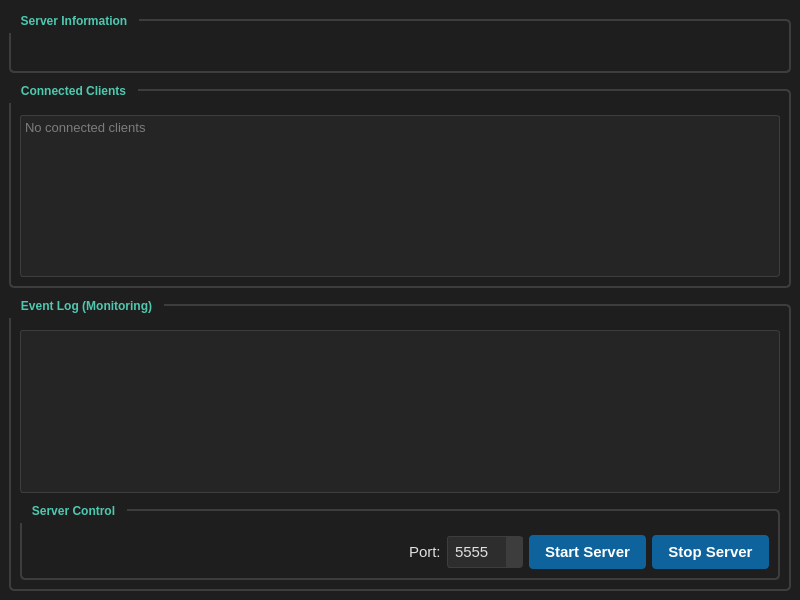
<?xml version="1.0" encoding="UTF-8"?>
<ui version="4.0">
 <class>ServerWindow</class>
 <widget class="QMainWindow" name="ServerWindow">
  <property name="geometry">
   <rect>
    <x>0</x>
    <y>0</y>
    <width>800</width>
    <height>600</height>
   </rect>
  </property>
  <property name="windowTitle">
   <string>TCP Server - Variant 4</string>
  </property>
  <property name="styleSheet">
   <string notr="true">QMainWindow {
    background-color: #1e1e1e;
}

QGroupBox {
    color: #e0e0e0;
    border: 2px solid #3d3d3d;
    border-radius: 5px;
    margin-top: 10px;
    font-weight: bold;
    padding-top: 15px;
}

QGroupBox::title {
    subcontrol-origin: margin;
    subcontrol-position: top left;
    padding: 5px 10px;
    color: #4ec9b0;
}

QLabel {
    color: #e0e0e0;
    font-size: 11pt;
}

QPushButton {
    background-color: #0e639c;
    color: white;
    border: none;
    border-radius: 4px;
    padding: 8px 16px;
    font-size: 11pt;
    font-weight: bold;
}

QPushButton:hover {
    background-color: #1177bb;
}

QPushButton:pressed {
    background-color: #0d5689;
}

QPushButton:disabled {
    background-color: #3d3d3d;
    color: #7d7d7d;
}

QSpinBox {
    background-color: #2d2d2d;
    color: #e0e0e0;
    border: 1px solid #3d3d3d;
    border-radius: 3px;
    padding: 5px;
    font-size: 11pt;
}

QSpinBox::up-button,
QSpinBox::down-button {
    background-color: #3d3d3d;
    border: none;
    width: 16px;
}

QSpinBox::up-button:hover,
QSpinBox::down-button:hover {
    background-color: #4d4d4d;
}

QTextEdit {
    background-color: #252526;
    color: #d4d4d4;
    border: 1px solid #3d3d3d;
    border-radius: 3px;
    font-family: 'Consolas', 'Courier New', monospace;
    font-size: 10pt;
    selection-background-color: #264f78;
}

QScrollBar:vertical {
    background-color: #1e1e1e;
    width: 12px;
    border: none;
}

QScrollBar::handle:vertical {
    background-color: #424242;
    border-radius: 6px;
    min-height: 20px;
}

QScrollBar::handle:vertical:hover {
    background-color: #4e4e4e;
}

QScrollBar::add-line:vertical,
QScrollBar::sub-line:vertical {
    height: 0px;
}
</string>
  </property>
  <widget class="QWidget" name="centralwidget">
   <layout class="QVBoxLayout" name="verticalLayout">
    <item>
     <widget class="QGroupBox" name="serverInfoGroup">
      <property name="title">
       <string>Server Information</string>
      </property>
      <layout class="QVBoxLayout" name="verticalLayout_2">
       <item>
        <widget class="QLabel" name="serverInfoLabel">
         <property name="text">
          <string/>
         </property>
         <property name="alignment">
          <set>Qt::AlignmentFlag::AlignLeading|Qt::AlignmentFlag::AlignLeft|Qt::AlignmentFlag::AlignTop</set>
         </property>
        </widget>
       </item>
      </layout>
     </widget>
    </item>
    <item>
     <widget class="QGroupBox" name="clientsGroup">
      <property name="title">
       <string>Connected Clients</string>
      </property>
      <layout class="QVBoxLayout" name="verticalLayout_3">
       <item>
        <widget class="QTextEdit" name="clientsTextEdit">
         <property name="readOnly">
          <bool>true</bool>
         </property>
         <property name="placeholderText">
          <string>No connected clients</string>
         </property>
        </widget>
       </item>
      </layout>
     </widget>
    </item>
    <item>
     <widget class="QGroupBox" name="logGroup">
      <property name="title">
       <string>Event Log (Monitoring)</string>
      </property>
      <layout class="QVBoxLayout" name="verticalLayout_4">
       <item>
        <widget class="QTextEdit" name="logTextEdit">
         <property name="readOnly">
          <bool>true</bool>
         </property>
        </widget>
       </item>
       <item>
        <widget class="QGroupBox" name="serverControlGroup">
         <property name="title">
          <string>Server Control</string>
         </property>
         <layout class="QHBoxLayout" name="horizontalLayout">
          <item>
           <spacer name="horizontalSpacer">
            <property name="orientation">
             <enum>Qt::Orientation::Horizontal</enum>
            </property>
            <property name="sizeHint" stdset="0">
             <size>
              <width>40</width>
              <height>20</height>
             </size>
            </property>
           </spacer>
          </item>
          <item>
           <widget class="QLabel" name="portLabel">
            <property name="text">
             <string>Port:</string>
            </property>
           </widget>
          </item>
          <item>
           <widget class="QSpinBox" name="portSpinBox">
            <property name="minimum">
             <number>1024</number>
            </property>
            <property name="maximum">
             <number>65535</number>
            </property>
            <property name="value">
             <number>5555</number>
            </property>
           </widget>
          </item>
          <item>
           <widget class="QPushButton" name="startButton">
            <property name="text">
             <string>Start Server</string>
            </property>
           </widget>
          </item>
          <item>
           <widget class="QPushButton" name="stopButton">
            <property name="text">
             <string>Stop Server</string>
            </property>
           </widget>
          </item>
         </layout>
        </widget>
       </item>
      </layout>
     </widget>
    </item>
   </layout>
  </widget>
 </widget>
 <resources/>
 <connections/>
</ui>
